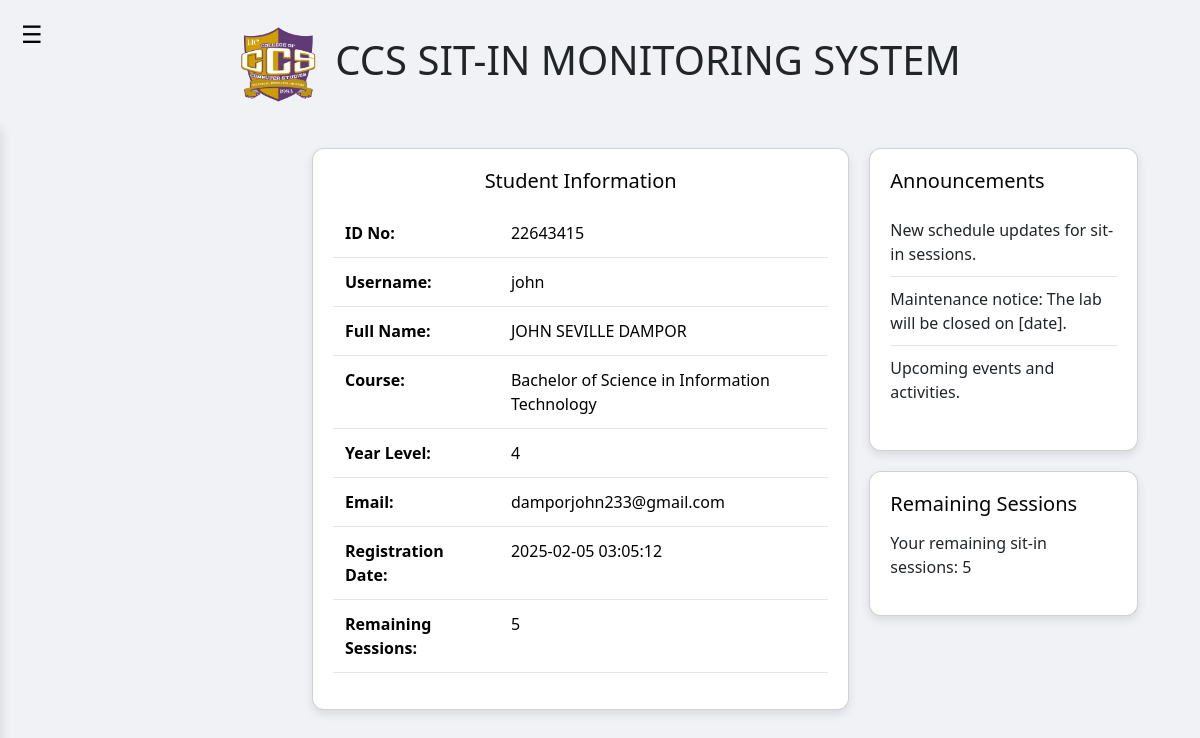
The page /student_dashboard (signed in) on the database as committed earlier.
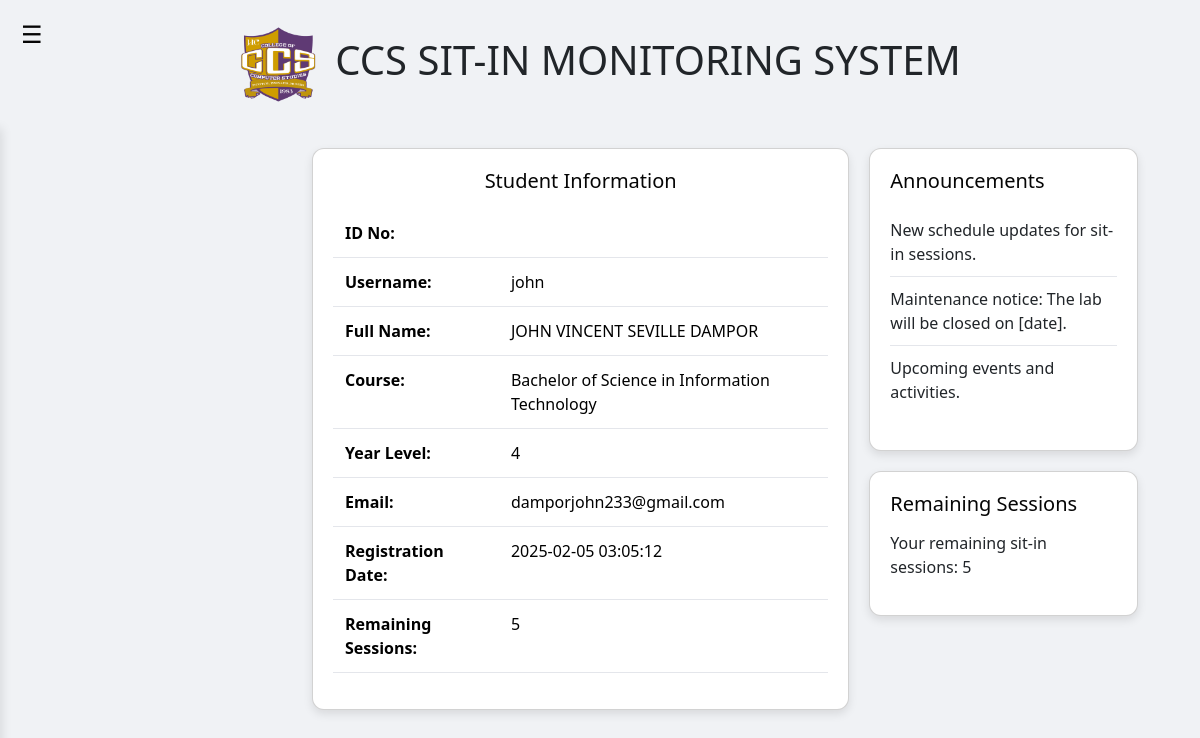
The same page on the database as committed later.
### tables this page shows
CREATE TABLE students (
                    id INTEGER PRIMARY KEY AUTOINCREMENT,
                    idno TEXT UNIQUE NOT NULL,
                    username TEXT UNIQUE NOT NULL,
                    password TEXT NOT NULL,
                    firstname TEXT NOT NULL,
                    lastname TEXT NOT NULL,
                    midname TEXT,
                    course TEXT,
                    yearlevel TEXT,
                    email TEXT UNIQUE NOT NULL,
                    registration_date TEXT NOT NULL
                , remaining_sessions INTEGER DEFAULT 5);

### app.py (the view)
@app.route('/student_dashboard')
def student_dashboard():
    if 'username' not in session or session.get('role') != 'student':
        flash("You need to log in first.", "danger")
        return redirect(url_for('login_dashboard'))
    username = session['username']
    conn_user = get_db_connection('studentuser.db')
    cursor_user = conn_user.cursor()
    cursor_user.execute('''
        SELECT idno, username, firstname, midname, lastname,
               course, yearlevel, email, registration_date, remaining_sessions
        FROM students WHERE username = ?
    ''', (username,))
    student = cursor_user.fetchone()
    conn_user.close()
    if not student:
        flash("Student record not found.", "danger")
        return redirect(url_for('login_dashboard'))
    student_dict = {key: student[key] for key in student.keys()}
    conn_labs = get_db_connection('labs.db')
    cursor_labs = conn_labs.cursor()
    cursor_labs.execute("SELECT id, number, capacity FROM labs")
    labs = cursor_labs.fetchall()
    conn_labs.close()
    return render_template('student_dashboard.html',
                           student=student_dict,
                           labs=[dict(lab) for lab in labs],
                           current_date=date.today().isoformat())

### app.py (called while the page is built)
def get_db_connection(db_name='studentuser.db'):
    conn = sqlite3.connect(db_name)
    conn.row_factory = sqlite3.Row
    return conn

### templates/student_dashboard.html (shortened to what this page needs)
{% extends "base.html" %}
{% block content %}
<button class="menu-toggle" onclick="toggleSidebar()">&#9776;</button>
<div class="content" id="content">
    <div class="main-content">
        <div class="card">
            <h2 class="mb-3 text-center">Student Information</h2>
            {% if student %}
            <table class="table">
                <tr><th>ID No:</th><td>{{ student.idno }}</td></tr>
                <tr><th>Username:</th><td>{{ student.username }}</td></tr>
                <tr><th>Full Name:</th><td>{{ student.firstname }} {{ student.midname or '' }} {{ student.lastname }}</td></tr>
                <tr><th>Course:</th><td>{{ student.course }}</td></tr>
                <tr><th>Year Level:</th><td>{{ student.yearlevel }}</td></tr>
                <tr><th>Email:</th><td>{{ student.email }}</td></tr>
                <tr><th>Registration Date:</th><td>{{ student.registration_date }}</td></tr>
                <tr><th>Remaining Sessions:</th><td>{{ student.remaining_sessions }}</td></tr>
            </table>
            {% else %}
            <p class="text-center text-danger">No student data found.</p>
            {% endif %}
        </div>
    </div>
    <div class="right-sidebar">
        <div class="card">
            <h2>Announcements</h2>
            <ul>
                <li>New schedule updates for sit-in sessions.</li>
                <li>Maintenance notice: The lab will be closed on [date].</li>
                <li>Upcoming events and activities.</li>
            </ul>
        </div>
        <div class="card">
            <h2>Remaining Sessions</h2>
            <p>Your remaining sit-in sessions: {{ student.remaining_sessions }}</p>
        </div>
    </div>
</div>
{% endblock %}

Rows that differ between the two databases and show on the page:
changed students "john": firstname "JOHN" → "JOHN VINCENT"; idno "22643415" → (not shown)
